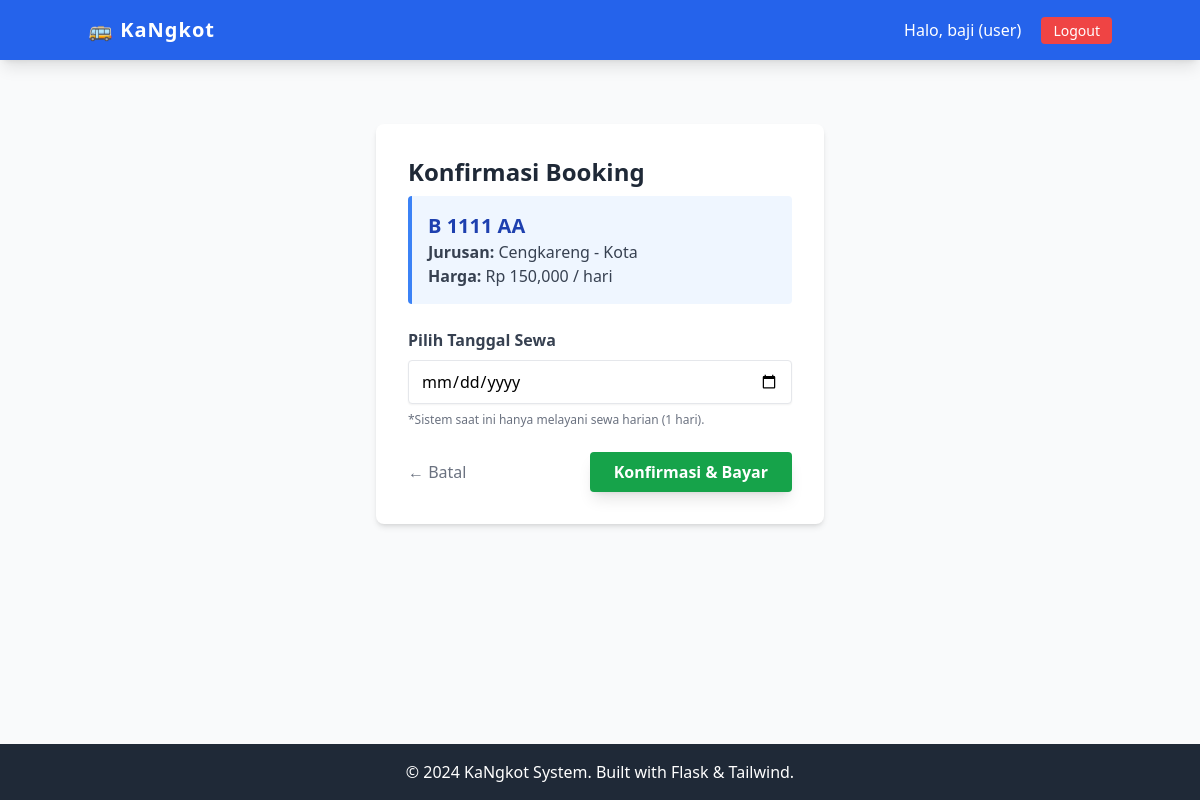
The page /booking/1 (signed in) on the database as committed earlier.
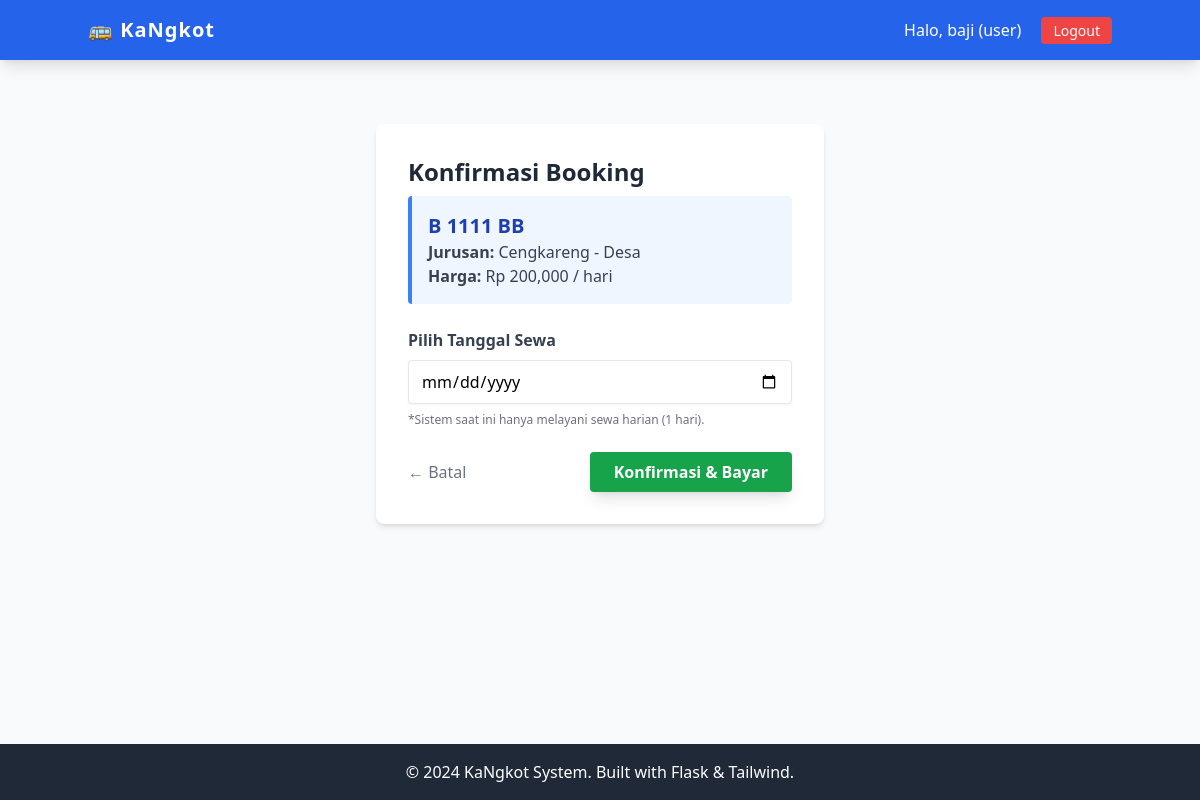
The same page on the database as committed later.
### tables this page shows
CREATE TABLE angkot (
        id INTEGER PRIMARY KEY AUTOINCREMENT,
        plat_nomor TEXT NOT NULL UNIQUE,
        jurusan TEXT NOT NULL,
        harga_per_hari REAL NOT NULL,
        status TEXT DEFAULT 'tersedia',
        img_url TEXT
    );

### app_mysql.py (the view, shortened to what this page needs)
@app.route('/booking/<int:id>', methods=['GET', 'POST'])
def booking_angkot(id):
    if 'user_id' not in session:
        flash('Silakan login untuk booking.', 'error')
        return redirect(url_for('index'))
    conn = get_db_connection()
    cursor = conn.cursor()
    cursor.execute("SELECT * FROM angkot WHERE id = ?", (id,))
    angkot = cursor.fetchone()
    conn.close()
    return render_template('booking.html', angkot=angkot)

### db_config.py (called while the page is built)
def get_db_connection():
    base_dir = os.path.dirname(os.path.abspath(__file__))
    db_path = os.path.join(base_dir, DB_NAME)
    conn = sqlite3.connect(db_path)
    conn.row_factory = sqlite3.Row
    return conn

### templates/booking.html
{% extends 'base.html' %}
{% block content %}
<div class="max-w-md mx-auto bg-white p-8 rounded-lg shadow-md mt-10">
    <h2 class="text-2xl font-bold text-gray-800 mb-2">Konfirmasi Booking</h2>
    <div class="bg-blue-50 p-4 rounded mb-6 border-l-4 border-blue-500">
        <h3 class="text-xl font-bold text-blue-800">{{ angkot['plat_nomor'] }}</h3>
        <p class="text-gray-700"><strong>Jurusan:</strong> {{ angkot['jurusan'] }}</p>
        <p class="text-gray-700"><strong>Harga:</strong> Rp {{ "{:,.0f}".format(angkot['harga_per_hari']) }} / hari</p>
    </div>
    <form method="POST">
        <div class="mb-6">
            <label class="block text-gray-700 font-bold mb-2">Pilih Tanggal Sewa</label>
            <input type="date" name="tanggal_sewa" required
                   class="w-full border rounded px-3 py-2 focus:outline-none focus:ring focus:border-blue-300 shadow-sm">
            <p class="text-xs text-gray-500 mt-2">*Sistem saat ini hanya melayani sewa harian (1 hari).</p>
        </div>
        <div class="flex justify-between items-center">
            <a href="{{ url_for('dashboard') }}" class="text-gray-500 hover:text-gray-700 font-medium transition">
                &larr; Batal
            </a>
            <button type="submit" class="bg-green-600 hover:bg-green-700 text-white font-bold py-2 px-6 rounded shadow-lg transform hover:-translate-y-0.5 transition">
                Konfirmasi & Bayar
            </button>
        </div>
    </form>
</div>
{% endblock %}

Rows that differ between the two databases and show on the page:
changed angkot: plat_nomor "B 1111 AA" → "B 1111 BB"; jurusan "Cengkareng - Kota" → "Cengkareng - Desa"; harga_per_hari "150,000" → "200,000"
